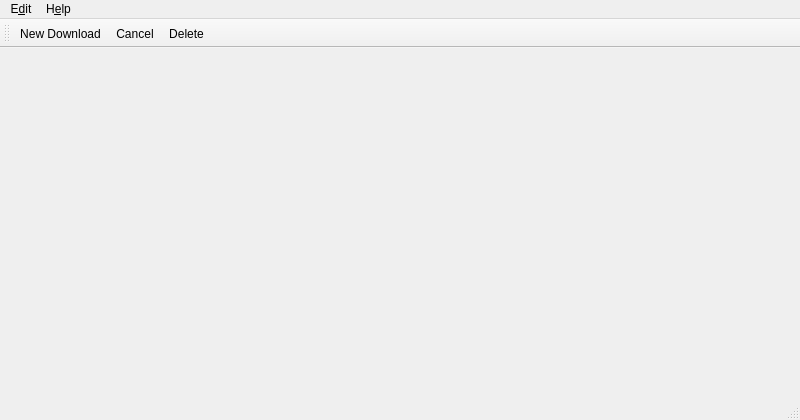
<?xml version="1.0" encoding="UTF-8"?>
<ui version="4.0">
 <author>David Josue Marcial Quero</author>
 <class>AssistantWindow</class>
 <widget class="QMainWindow" name="AssistantWindow">
  <property name="geometry">
   <rect>
    <x>0</x>
    <y>0</y>
    <width>800</width>
    <height>420</height>
   </rect>
  </property>
  <property name="minimumSize">
   <size>
    <width>600</width>
    <height>250</height>
   </size>
  </property>
  <property name="windowTitle">
   <string>MainWindow</string>
  </property>
  <widget class="QWidget" name="centralwidget">
   <property name="enabled">
    <bool>true</bool>
   </property>
   <property name="acceptDrops">
    <bool>false</bool>
   </property>
  </widget>
  <widget class="QMenuBar" name="menubar">
   <property name="geometry">
    <rect>
     <x>0</x>
     <y>0</y>
     <width>800</width>
     <height>30</height>
    </rect>
   </property>
   <widget class="QMenu" name="menu_Editar">
    <property name="title">
     <string>E&amp;dit</string>
    </property>
    <addaction name="open_settings"/>
   </widget>
   <widget class="QMenu" name="menu_Ayuda">
    <property name="title">
     <string>H&amp;elp</string>
    </property>
    <addaction name="open_about"/>
   </widget>
   <addaction name="menu_Editar"/>
   <addaction name="menu_Ayuda"/>
  </widget>
  <widget class="QStatusBar" name="statusbar"/>
  <widget class="QToolBar" name="main_toolbar">
   <property name="windowTitle">
    <string>DownloadToolbar</string>
   </property>
   <property name="iconSize">
    <size>
     <width>28</width>
     <height>28</height>
    </size>
   </property>
   <attribute name="toolBarArea">
    <enum>TopToolBarArea</enum>
   </attribute>
   <attribute name="toolBarBreak">
    <bool>false</bool>
   </attribute>
   <addaction name="new_download"/>
   <addaction name="cancel_download"/>
   <addaction name="delete_download"/>
  </widget>
  <action name="open_settings">
   <property name="text">
    <string>&amp;Preferences</string>
   </property>
   <property name="statusTip">
    <string>Adjust program parameters</string>
   </property>
   <property name="shortcut">
    <string>Ctrl+T</string>
   </property>
  </action>
  <action name="open_about">
   <property name="text">
    <string>A&amp;bout</string>
   </property>
   <property name="statusTip">
    <string>Program information</string>
   </property>
  </action>
  <action name="new_download">
   <property name="icon">
    <iconset theme="document-new">
     <normaloff>.</normaloff>.</iconset>
   </property>
   <property name="text">
    <string>&amp;New Download</string>
   </property>
   <property name="shortcut">
    <string>Ctrl+Alt+N</string>
   </property>
  </action>
  <action name="delete_download">
   <property name="icon">
    <iconset theme="edit-delete">
     <normaloff>.</normaloff>.</iconset>
   </property>
   <property name="text">
    <string>Delete</string>
   </property>
   <property name="toolTip">
    <string>Delete</string>
   </property>
   <property name="shortcut">
    <string>Del</string>
   </property>
  </action>
  <action name="cancel_download">
   <property name="icon">
    <iconset theme="process-stop">
     <normaloff>.</normaloff>.</iconset>
   </property>
   <property name="text">
    <string>Cancel</string>
   </property>
  </action>
 </widget>
 <resources/>
 <connections/>
</ui>
